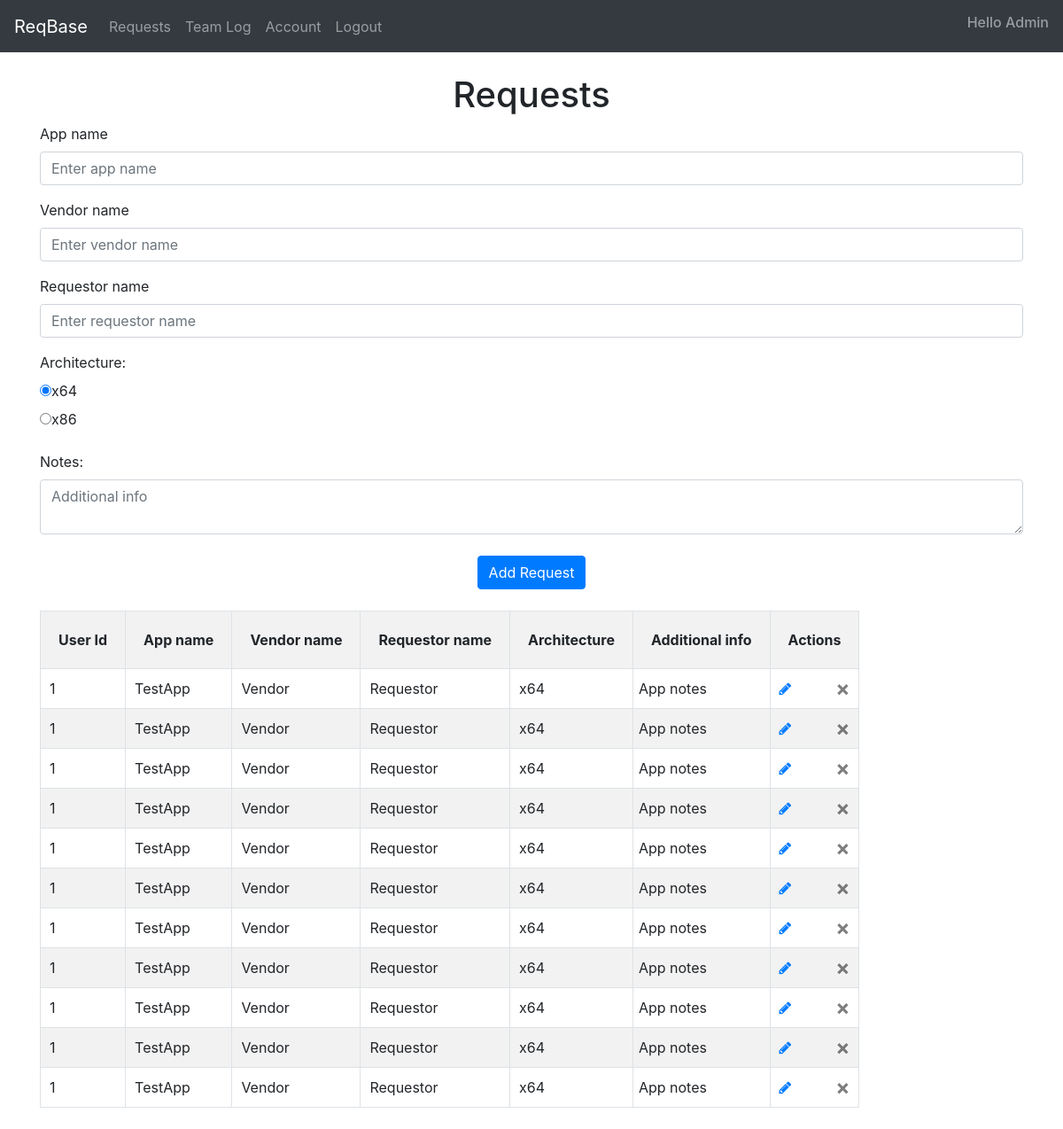
Page / (signed in) on the earlier database version.
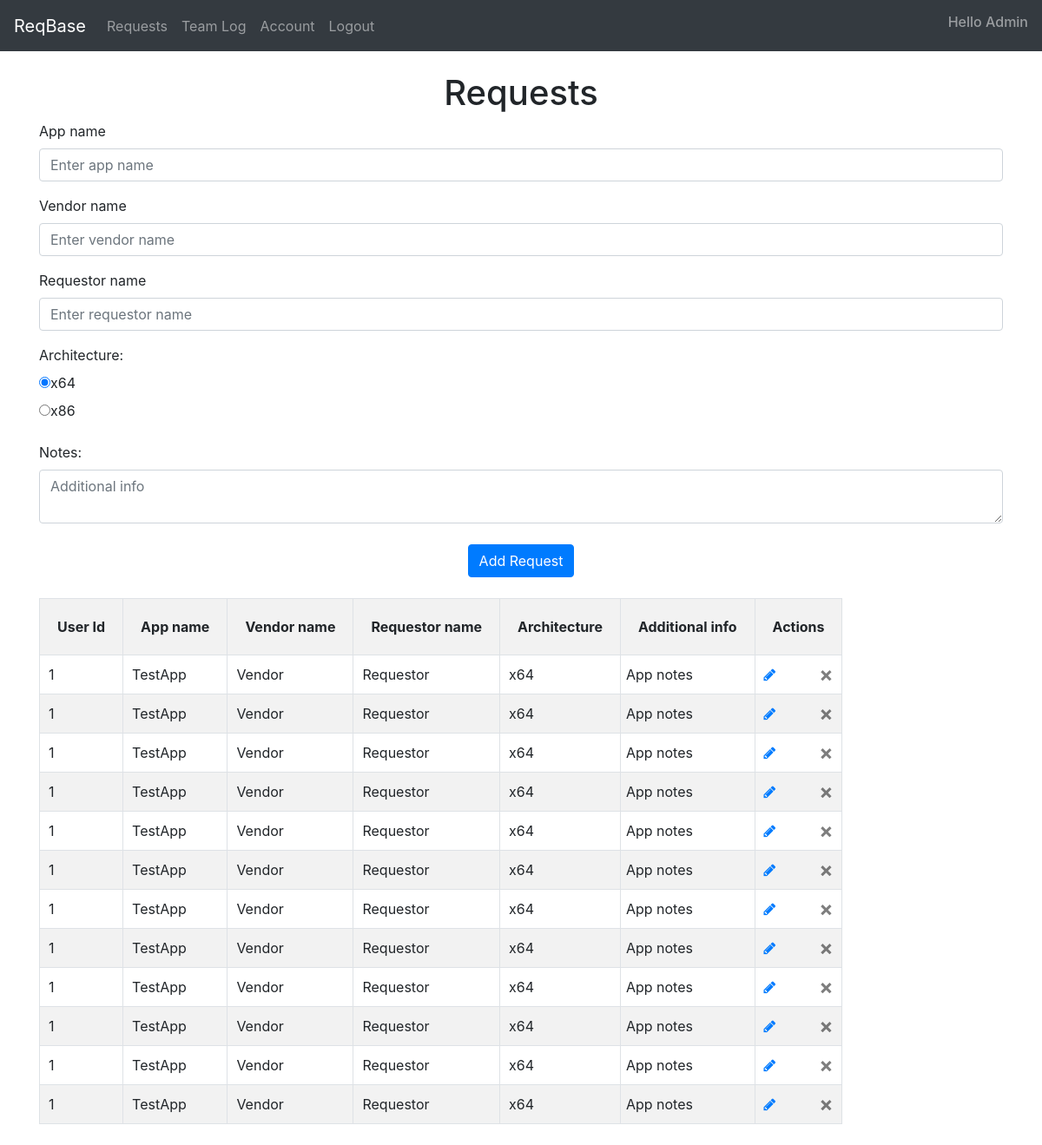
Same page on the later database version.
### ReqBase/models.py (models this page shows)
class User(db.Model, UserMixin):
    id = db.Column(db.Integer, primary_key=True)
    email = db.Column(db.String(150), unique=True, nullable=False)
    password = db.Column(db.String(150), nullable=False)           ##Creates a User object with the shown attributes
    first_name = db.Column(db.String(150), nullable=False)
    admin = db.Column(db.Boolean(), default=True, nullable=False)
    reqs = db.relationship('Req', backref='user')
    logs = db.relationship('Log', backref='user')           ##States a relationship with Req and Log classes

class Req(db.Model):
    id = db.Column(db.Integer, primary_key=True)
    app_name = db.Column(db.String(100) , nullable=False)
    app_vendor = db.Column(db.String(100) , nullable=False)   ##Creates a Req object with the shown attributes
    req_name = db.Column(db.String(100) , nullable=False)
    arch = db.Column(db.String(5), nullable=False)
    note = db.Column(db.String(10000))
    date = db.Column(db.DateTime(timezone=True), default=func.now())
    user_id = db.Column(db.Integer, db.ForeignKey('user.id'))

### ReqBase/views.py (the view, shortened to what this page needs)
@views.route('/', methods=['GET', 'POST'])
@login_required
def requests():
    return render_template("requests.html", user=current_user, reqList = Req.query.all())

### ReqBase/__init__.py (called while the page is built)
def create_app():
    app = Flask(__name__, static_url_path='', static_folder='static', template_folder='templates')
    app.config['SECRET_KEY'] = 'Obliviate'
    app.config['SQLALCHEMY_DATABASE_URI'] = f'sqlite:///{DB_NAME}'
    db.init_app(app)
    from .views import views
    from .auth import auth
    app.register_blueprint(views, url_prefix='/')   ##Blueprints the URLs
    app.register_blueprint(auth, url_prefix='/')
    from .models import User
    create_database(app)
    login_manager = LoginManager()
    login_manager.login_view= 'auth.login'  ##A library that allows the login and user functionality
    login_manager.init_app(app)
    @login_manager.user_loader
    def load_user(id):
        return db.session.get(User, int(id))
    return app

### ReqBase/templates/requests.html (shortened to what this page needs)
{% extends "navbar.html" %} {% block title %}Requests{% endblock %}
{% block content %}
<br />
<h1 align="center">Requests</h1>
<form method="POST" onsubmit="return confirm('Press okay if the details of the request are correct. You or your admin may edit your request but only you can delete your requests');">
    <div class="form-group">
        <label for="appName">App name</label>
        <input
        type="text"
        class="form-control"
        id="appName"
        name="appName"
        value="{{ request.form['appName'] }}"
        placeholder="Enter app name">
    </div>
    <div class="form-group">
        <label for="vendorName">Vendor name</label>
        <input
        type="text"
        class="form-control"
        id="appVendor"
        name="appVendor"
        value="{{ request.form['appVendor'] }}"
        placeholder="Enter vendor name">
    </div>
    <div class="form-group">
        <label for="reqName">Requestor name</label>
        <input
        type="text"
        class="form-control"
        id="reqName"
        name="reqName"
        value="{{ request.form['reqName'] }}"
        placeholder="Enter requestor name">
    </div>
    <div class="form-group">
        <label for="archNum">Architecture: </label>
        <br />
        <label class="radio-inline" for="x64"><input type="radio" id="x64" name="archNum" value="x64" checked>x64</label>
        <br />
        <label class="radio-inline" for="x86"><input type="radio" id="x86" name="archNum" value="x86" >x86</label>
        <br />
    </div>
    <label for="note">Notes: </label>
    <textarea
    name="note"
    id="note"
    class="form-control"
    placeholder="Additional info"
    ></textarea>
    <br />
    <div align="center">
        <button type="submit" class="btn btn-primary">Add Request</button>
    </div>
</form>
<br />
{% if user.admin == True %}
    {% if reqList %}
        <div class="table-striped">
            <table style="padding: 80px" class="table-bordered">
                <tr>
                    <th style="padding: 20px">User Id</th>
                    <th style="padding: 20px">App name</th>
                    <th style="padding: 20px">Vendor name</th>
                    <th style="padding: 20px">Requestor name</th>
                    <th style="padding: 20px">Architecture</th>
                    <th style="padding: 20px">Additional info</th>
                    <th style="padding: 20px">Actions</th>
                </tr>
                {% for req in reqList %}
                <tr>
                    <td style="padding: 10px">{{ req.user_id }}</td>
                    <td style="padding: 10px">{{ req.app_name }}</td>
                    <td style="padding: 10px">{{ req.app_vendor }}</td>
                    <td style="padding: 10px">{{ req.req_name }}</td>
                    <td style="padding: 10px">{{ req.arch }}</td>
                    <td>
                        <div style="width:100%;height:100%;max-height:80px;max-width:500px;margin:0;padding:5px;overflow:auto;">{{ req.note }}</div>
                    </td>
                    <td style="padding: 10px">
                        <a type="button" class="fa fa-pencil" href="/updateReq/{{ req.id }}">
                        </a>
                        <button type="button" class="close" onclick="deleteReq({{ req.id }})">
                            <span aria-hidden="true">&times;</span>
                        </button>
                    </td>
                </tr>
                {% endfor %}
            </table>
        </div>
    <br />
    {% endif %}
{% endif %}
{% endblock %}

### ReqBase/templates/navbar.html (shortened to what this page needs)
<!DOCTYPE html>
<html>
    <head>
        <link
      rel="stylesheet"
      href="https://stackpath.bootstrapcdn.com/bootstrap/4.4.1/css/bootstrap.min.css"
    />
    <link
      rel="stylesheet"
      href="https://stackpath.bootstrapcdn.com/font-awesome/4.7.0/css/font-awesome.min.css"
    />
    </head>
    <body>
        <nav class="navbar navbar-expand-lg navbar-dark bg-dark">
            <div class="collapse navbar-collapse" id="navbar">
                <div class="navbar-nav">
                    {% if user.is_authenticated %}
                    <a class="navbar-brand">ReqBase</a>
                    <a class="nav-item nav-link" id="requests" href="/">Requests</a>
                    <a class="nav-item nav-link" id="teamLog" href="/teamLog">Team Log</a>
                    <a class="nav-item nav-link" id="account" href="/account">Account</a>
                    <a class="nav-item nav-link" id="logout" href="/logout" onclick="return confirm('Are you sure you wish to log out?')">Logout</a>
                    {% else %}
                    <a class="nav-item nav-link" id="login" href="/login">Login</a>
                    <a class="nav-item nav-link" id="signUp" href="/sign-up">Sign up</a>
                    {% endif %}
                </div>
              </div>
            <div class="nav navbar-nav navbar-right">
              {% if user.is_authenticated %}
              <h6 class="navbar-text">Hello {{ user.first_name }}</h6>
              {% endif %}
            </div>
        </nav>
        <div class="container">
            {% block content %}
            {% endblock %}
        </div>
    </body>
</html>

Differences in the rows shown:
added Req: user_id "1", app_name "TestApp", app_vendor "Vendor", req_name "Requestor", arch "x64", note "App notes"
